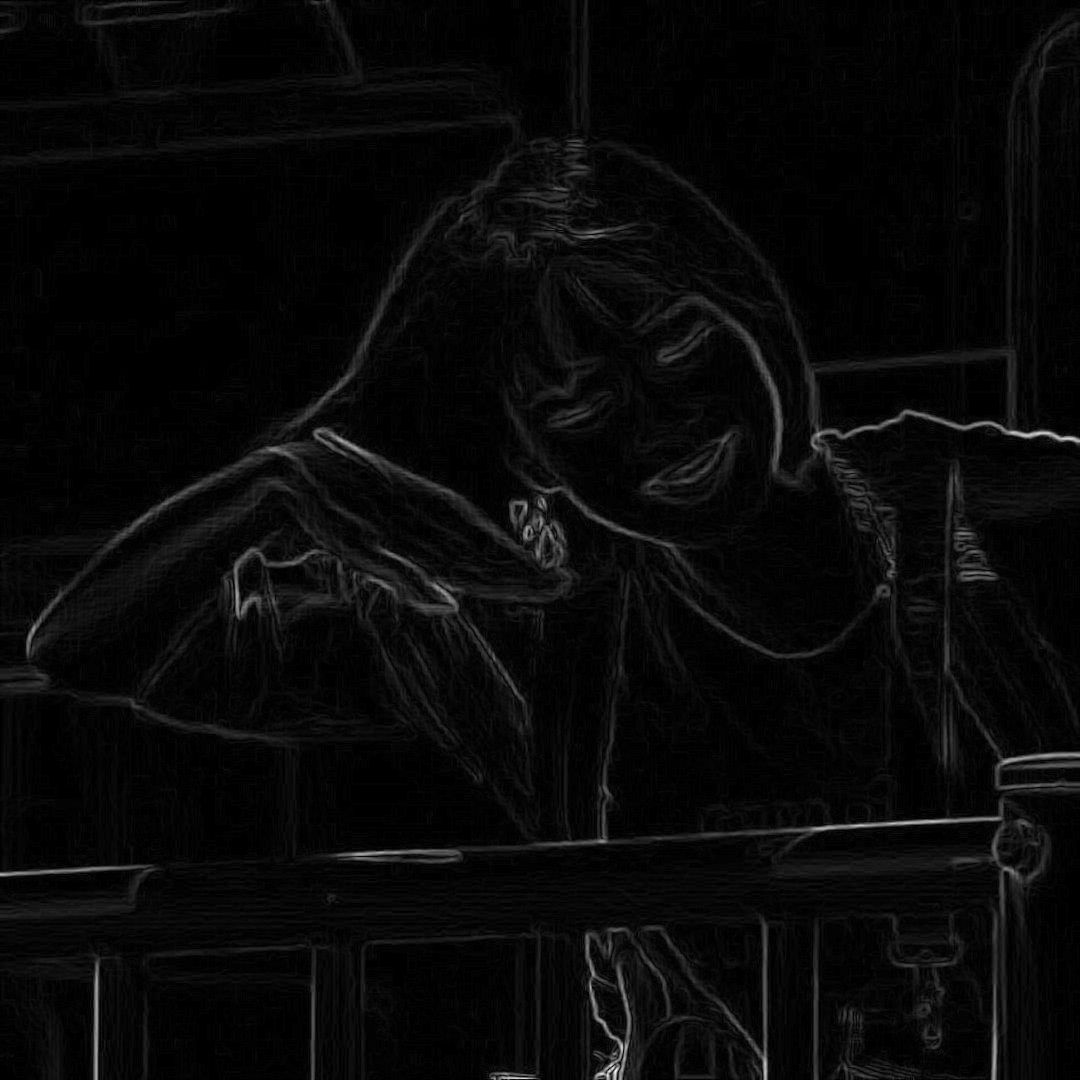

Write Python code to recreate this figure.
import cv2
import numpy as np
import os
import imageio


def sobel_filter(image):
    # 将图像转换为灰度图
    gray = cv2.cvtColor(image, cv2.COLOR_BGR2GRAY)

    # 定义x和y方向的Sobel算子
    sobel_x = np.array([[-1, 0, 1], [-2, 0, 2], [-1, 0, 1]])
    sobel_y = np.array([[-1, -2, -1], [0, 0, 0], [1, 2, 1]])

    # 在x和y方向上应用Sobel滤波器
    gradient_x = cv2.filter2D(gray, cv2.CV_64F, sobel_x)
    gradient_y = cv2.filter2D(gray, cv2.CV_64F, sobel_y)

    # 结合梯度幅值和方向
    gradient_magnitude = np.sqrt(gradient_x**2 + gradient_y**2)
    gradient_direction = np.arctan2(gradient_y, gradient_x)

    return gradient_magnitude, gradient_direction


if __name__ == "__main__":
    image_path = os.path.join(os.path.dirname(
        os.path.abspath(__file__)), 'img2.jpg')
    image = cv2.imread(image_path)

    # 执行Sobel滤波
    gradient_magnitude, gradient_direction = sobel_filter(image)

    # 对梯度幅值进行归一化，以便可视化显示
    gradient_magnitude_normalized = cv2.normalize(
        gradient_magnitude, None, alpha=0, beta=255, norm_type=cv2.NORM_MINMAX, dtype=cv2.CV_8U)
    imageio.imwrite(os.path.join(os.path.dirname(
        os.path.abspath(__file__)), 'Sobel.png'), gradient_magnitude_normalized)

    # 显示梯度幅值图像
    cv2.imshow('Gradient Magnitude', gradient_magnitude_normalized)
    cv2.waitKey(0)
    cv2.destroyAllWindows()
